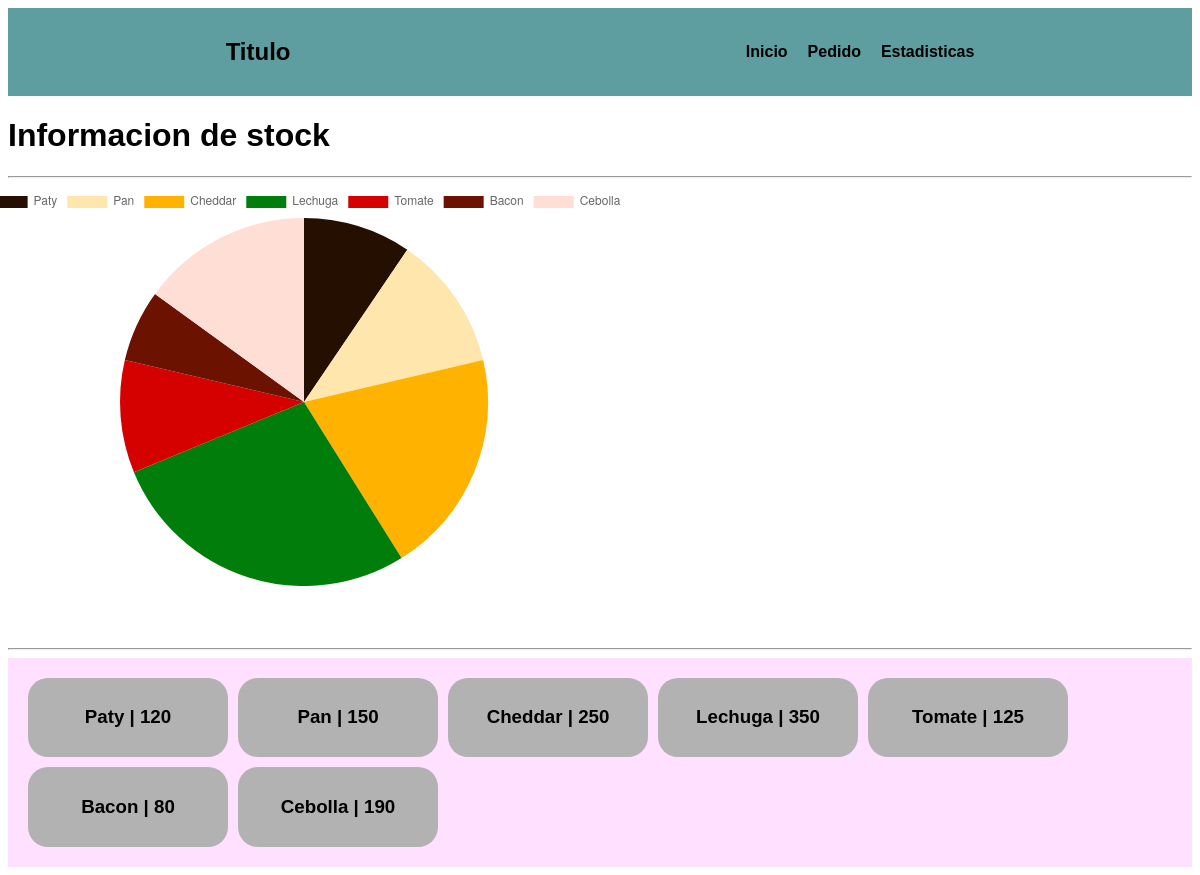
Screenshot of /Controladores/infoStock.php with the database file from the repository.
### tables this page shows
CREATE TABLE `stock` (
  `Cod_producto` varchar(20) NOT NULL,
  `Nombre` text NOT NULL,
  `Cantidad` varchar(10) NOT NULL,
  `codColor` varchar(6) NOT NULL
);

### Controladores/infoStock.php (the view, shortened to what this page needs)
<?php
    require 'conexion.php';
    $consulta=$conexion->prepare("SELECT * FROM `stock`");
    $consulta->execute();
    $datos=$consulta->fetchALL(PDO::FETCH_ASSOC);
?>
<!DOCTYPE html>
<html lang="en">
<head>
    <link rel="stylesheet" href="styles.css">
</head>
<body>
    <?php include 'header.php'; ?>
    <h1>Informacion de stock</h1>
    <hr>
    <div class="grafico">
        <canvas id="GraficoStock"></canvas>
        <?php
            $dataStock=[];
            $nombreStock=[];
            $stockColor=[];
            foreach($datos as $db){
                $dataStock[] = $db['Cantidad'];
                $nombreStock[] = $db['Nombre'];
                $stockColor[] = "#".$db['codColor'];
            }
            $dataStock=json_encode($dataStock);
            $nombreStock=json_encode($nombreStock);
            $stockColor=json_encode($stockColor);
        ?>
        <script>
            let dataStock = <?php echo $dataStock; ?>;
            let nombreStock = <?php echo $nombreStock; ?>;
            let stockColor = <?php echo $stockColor; ?>;
            let datos
            const ctx = document.getElementById('GraficoStock');
            new Chart(ctx, {
              type: "pie",
              data: {
                labels: nombreStock,
                datasets: [{
                  label: 'Cantidad',
                  data: dataStock,
                  backgroundColor: stockColor,
                  borderWidth: 0
                }]
              },
              options: {
                  responsive: true,
                  maintainAspectRatio: false,
                  legend: {
                      position: 'top',
                  }
              }
            });
        </script>
    </div>
    <br><br><br>
    <hr>
    <div class="stockLista">
    <?php
        foreach($datos as $db){
            echo '<div class="stock">
                <h3>'.$db['Nombre'].' | '.$db['Cantidad'].'</h3>
            </div>';
        }
    ?>
    </div>
</body>
</html>

### Vistas/header.php
<nav class="nav">
	<h2>Titulo</h2>
	<ul class="nav-menu">
		<li class="nav-menu-item"><a href="index.php">Inicio</a></li>
		<li class="nav-menu-item"><a href="pedido.php">Pedido</a></li>
		<li class="nav-menu-item"><a href="select.php">Estadisticas</a></li>
	</ul>
</nav>

### Vistas/styles/styles.css (style rules this page uses)
body { font-family: Arial, sans-serif; }
.nav { display: flex; align-items: center; justify-content: space-around; background-color: cadetblue; padding: 10px; }
.nav h2 { font-weight: 900; }
.nav-menu { list-style: none; display: flex; gap: 20px; }
.nav-menu-item a { text-decoration: none; color: black; font-weight: 600; }
a { text-decoration: none; color: black; }

### Controladores/infoStock.php (style rules this page uses)
.stockLista { background-color: rgb(255, 224, 255); padding: 5px; display: flex; flex-wrap: wrap; gap: 10px; padding: 20px; }
.stock { width: 200px; padding: 10px 0; background-color: #b2b2b2; border-radius: 20px; text-align: center; }
canvas { height: 400px; position: relative; left: -50%; transform: translate(25%); }

### rows the page displays
stock: Nombre "Paty", Cantidad "120"
stock: Nombre "Pan", Cantidad "150"
stock: Nombre "Cheddar", Cantidad "250"
stock: Nombre "Lechuga", Cantidad "350"
stock: Nombre "Tomate", Cantidad "125"
stock: Nombre "Bacon", Cantidad "80"
stock: Nombre "Cebolla", Cantidad "190"

### other values shown
chart data {{ $dataStock }} ["120","150","250","350","125","80","190"]
chart data {{ $nombreStock }} ["Paty","Pan","Cheddar","Lechuga","Tomate","Bacon","Cebolla"]
